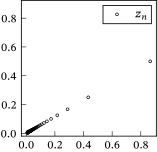

This figure's Python source:
from pathlib import PurePath

import matplotlib.pyplot as plt
import numpy as np
from constant import constants

plt.style.use("sigproc")

n = np.linspace(1, 100, num=100)
z = np.exp(1j * np.pi / 6) / n

fig, ax = plt.subplots()
ax.scatter(
    np.real(z),
    np.imag(z),
    label=r"$z_n$",
    linewidths=constants.scatter_linewidth,
)
ax.legend()
ax.set_xticks(np.linspace(0, 1, num=6))
ax.axis("square")
fig.savefig(str(PurePath(__file__).parent / (PurePath(__file__).stem + ".pdf")))
